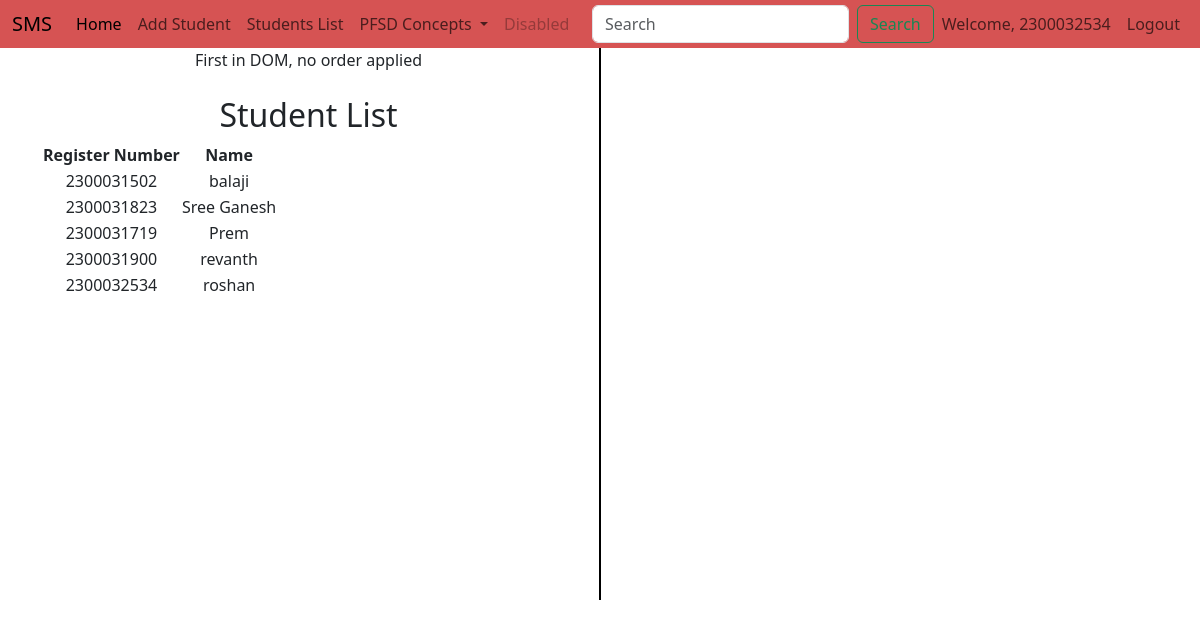
The app's page /student_list (signed in) with its own data.
### adminapp/models.py (models this page shows, shortened)
class StudentList(models.Model):
    Register_Number = models.CharField(max_length=20, unique=True)
    Name = models.CharField(max_length=100)
    user = models.OneToOneField(User, on_delete=models.CASCADE, null=True)

### adminapp/views.py (the view)
# urls.py: path('student_list',views.Student_list,name='Student_list'),
def Student_list(request):
    students = StudentList.objects.all()
    return render(request, 'adminapp/student_list.html', {'students': students})

### templates/adminapp/student_list.html (shortened to what this page needs)
{% extends 'Navbar/ProjectNavbar.html' %}
{% load static %}
{% block body %}
<div class="container text-center">
  <div class="row">
    <div class="col">
      First in DOM, no order applied
        <br><br>
            <h2>Student List</h2>
<table>
    <tr>
        <th>Register Number</th>
        <th>Name</th>
    </tr>
    {% for student in students %}
    <tr>
        <td>{{ student.Register_Number }}</td>
        <td>{{ student.Name }}</td>
    </tr>
    {% endfor %}
</table>
    </div>
      <br><br><br><br><br><br><br><br><br><br><br><br><br><br><br><br>
      <br><br><br><br><br><br><br>
       <div class="col-auto d-flex align-items-center">
      <div style="border-left: 2px solid black; height: 100%;"></div>
    </div>
    <div class="col">
        <br><br>
    </div>
  </div>
</div>
{% endblock %}

### templates/navbar/Projectnavbar.html (shortened to what this page needs)
<!DOCTYPE html>
<html lang="en">
<head>
    <link href="https://cdn.jsdelivr.net/npm/bootstrap@5.3.3/dist/css/bootstrap.min.css" rel="stylesheet">
</head>
<body>
<nav class="navbar navbar-expand-lg flex-shrink-3 py-sm-1" style="background-color:#d65353">
  <div class="container-fluid">
    <a class="navbar-brand" href="{% url 'projecthomepage' %}">SMS</a>
    <div class="collapse navbar-collapse" id="navbarSupportedContent">
      <ul class="navbar-nav me-auto mb-2 mb-lg-0">
        <li class="nav-item">
          <a class="nav-link active" aria-current="page" href="#">Home</a>
        </li>
            <li class="nav-item">
          <a class="nav-link" href="{% url 'add_student' %}">Add Student</a>
        </li>
        <li class="nav-item">
          <a class="nav-link" href="{% url 'Student_list' %}">Students List</a>
        </li>
        <li class="nav-item dropdown">
          <a class="nav-link dropdown-toggle" href="#" role="button" data-bs-toggle="dropdown" aria-expanded="false">
            PFSD Concepts
          </a>
        </li>
        <li class="nav-item">
          <a class="nav-link disabled" aria-disabled="true">Disabled</a>
        </li>
      </ul>
      <form class="d-flex" role="search">
        <input class="form-control me-2" type="search" placeholder="Search" aria-label="Search">
        <button class="btn btn-outline-success" type="submit">Search</button>
      </form>
    </div>
    <ul  class="navbar-nav ms-auto">
<li>
        {% if user.is_authenticated %}
        <li class="nav-item">
        <span class="nav-link">Welcome, {{ user.username }}</span>
    </li>
          <li class="nav-item">
          <a class="nav-link" href="{% url 'logout' %}">Logout</a>
          </li>
        {% endif %}
 </li>
      </ul>
  </div>
</nav>
{% block body %}
{% endblock %}
</body>
</html>

### records on screen
StudentList: Register_Number "2300031502", Name "balaji"
StudentList: Register_Number "2300031823", Name "Sree Ganesh"
StudentList: Register_Number "2300031719", Name "Prem"
StudentList: Register_Number "2300031900", Name "revanth"
StudentList: Register_Number "2300032534", Name "roshan"

### other values on screen
{{ user.username }} "2300032534"
